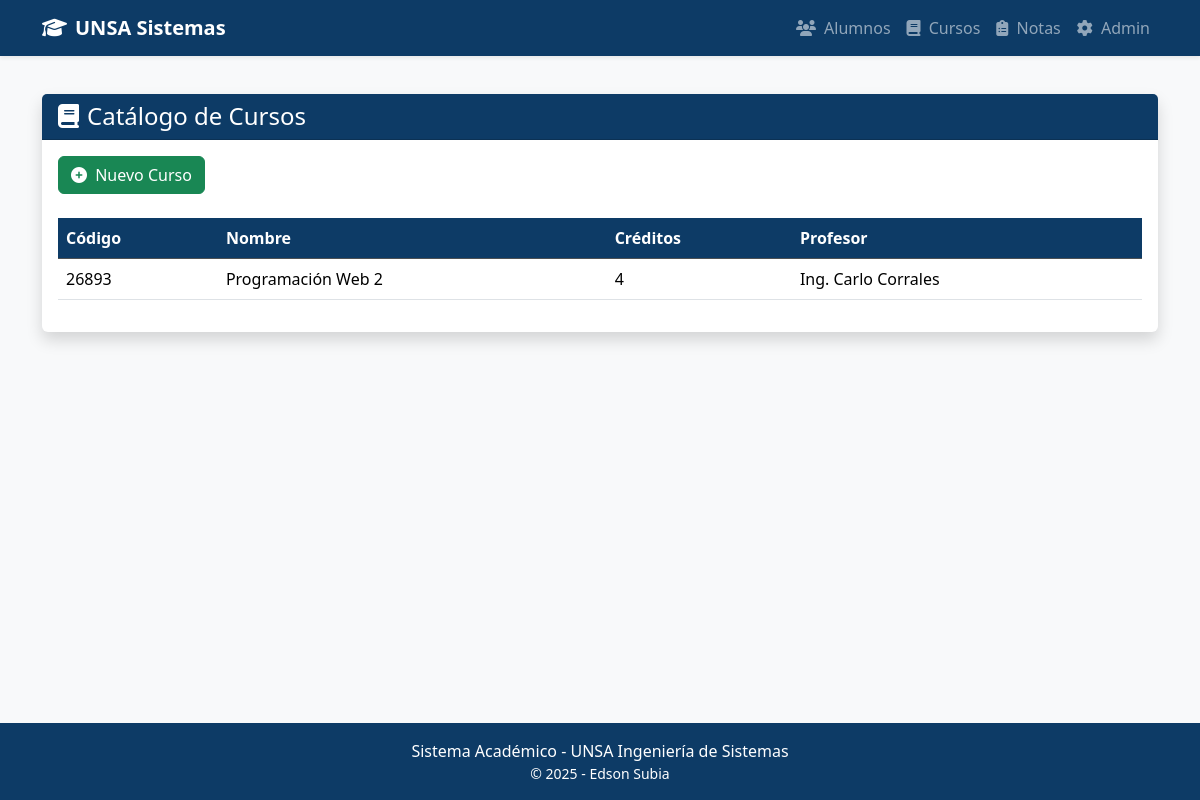
Screenshot of /cursos/ with the database file from the repository.
### educacion/models.py (models this page shows, shortened)
class Curso(models.Model):
    codigo = models.CharField(max_length=10, unique=True)
    nombre = models.CharField(max_length=100)
    descripcion = models.TextField()
    creditos = models.PositiveSmallIntegerField()
    profesor = models.CharField(max_length=100)

### educacion/views.py (the view)
# urls.py: path('cursos/', CursoListView.as_view(), name='curso_list'),
class CursoListView(ListView):
    model = Curso
    template_name = 'educacion/curso_list.html'
    context_object_name = 'cursos'

### educacion/templates/educacion/curso_list.html (shortened to what this page needs)
{% extends 'educacion/base.html' %}
{% block content %}
<div class="card border-0 shadow">
    <div class="card-header bg-primary text-white">
        <h4 class="mb-0">
            <i class="fas fa-book me-2"></i>Catálogo de Cursos
        </h4>
    </div>
    <div class="card-body">
        <a href="{% url 'curso_create' %}" class="btn btn-success mb-4">
            <i class="fas fa-plus-circle me-1"></i> Nuevo Curso
        </a>
        <div class="table-responsive">
            <table class="table table-hover">
                <thead class="table-dark">
                    <tr>
                        <th>Código</th>
                        <th>Nombre</th>
                        <th>Créditos</th>
                        <th>Profesor</th>
                    </tr>
                </thead>
                <tbody>
                    {% for curso in cursos %}
                    <tr>
                        <td>{{ curso.codigo }}</td>
                        <td>{{ curso.nombre }}</td>
                        <td>{{ curso.creditos }}</td>
                        <td>{{ curso.profesor }}</td>
                    </tr>
                    {% endfor %}
                </tbody>
            </table>
        </div>
    </div>
</div>
{% endblock %}

### educacion/templates/educacion/base.html (style rules this page uses)
:root { --unsa-blue: #0d3b66; --unsa-dark: #2c3e50; }
body { padding-top: 70px; background-color: #f8f9fa; display: flex; flex-direction: column; min-height: 100vh; }
.bg-primary { background-color: var(--unsa-blue)!important; }
.table th { background-color: var(--unsa-blue); color: white; }

### rows the page displays
Curso: codigo "26893", nombre "Programación Web 2", creditos "4", profesor "Ing. Carlo Corrales"
